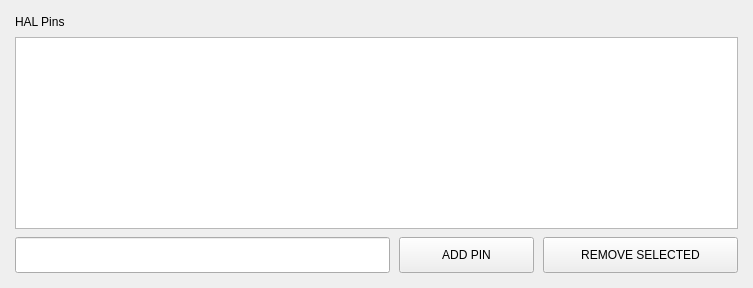
                <widget class="QWidget" name="page_debug">
                  <layout class="QVBoxLayout" name="lay_page_debug">
                    <property name="spacing">
                      <number>8</number>
                    </property>
                    <property name="leftMargin">
                      <number>15</number>
                    </property>
                    <property name="topMargin">
                      <number>15</number>
                    </property>
                    <property name="rightMargin">
                      <number>15</number>
                    </property>
                    <property name="bottomMargin">
                      <number>15</number>
                    </property>
                    <item>
                      <widget class="QLabel" name="lbl_debug_title">
                        <property name="text">
                          <string>HAL Pins</string>
                        </property>
                      </widget>
                    </item>
                    <item>
                      <widget class="QTableWidget" name="debug_table">
                        <property name="sizePolicy">
                          <sizepolicy hsizetype="Expanding" vsizetype="Expanding">
                            <horstretch>0</horstretch>
                            <verstretch>0</verstretch>
                          </sizepolicy>
                        </property>
                      </widget>
                    </item>
                    <item>
                      <layout class="QHBoxLayout" name="lay_debug_btns">
                        <property name="spacing">
                          <number>9</number>
                        </property>
                        <property name="leftMargin">
                          <number>0</number>
                        </property>
                        <property name="topMargin">
                          <number>0</number>
                        </property>
                        <property name="rightMargin">
                          <number>0</number>
                        </property>
                        <property name="bottomMargin">
                          <number>0</number>
                        </property>
                        <item>
                          <widget class="QLineEdit" name="debug_pin_name">
                            <property name="minimumSize">
                              <size>
                                <width>375</width>
                                <height>36</height>
                              </size>
                            </property>
                            <property name="maximumSize">
                              <size>
                                <width>16777215</width>
                                <height>36</height>
                              </size>
                            </property>
                          </widget>
                        </item>
                        <item>
                          <widget class="QPushButton" name="btn_debug_add">
                            <property name="minimumSize">
                              <size>
                                <width>135</width>
                                <height>36</height>
                              </size>
                            </property>
                            <property name="maximumSize">
                              <size>
                                <width>135</width>
                                <height>36</height>
                              </size>
                            </property>
                            <property name="text">
                              <string>ADD PIN</string>
                            </property>
                          </widget>
                        </item>
                        <item>
                          <widget class="QPushButton" name="btn_debug_remove">
                            <property name="minimumSize">
                              <size>
                                <width>195</width>
                                <height>36</height>
                              </size>
                            </property>
                            <property name="maximumSize">
                              <size>
                                <width>195</width>
                                <height>36</height>
                              </size>
                            </property>
                            <property name="text">
                              <string>REMOVE SELECTED</string>
                            </property>
                          </widget>
                        </item>
                      </layout>
                    </item>
                  </layout>
                </widget>
